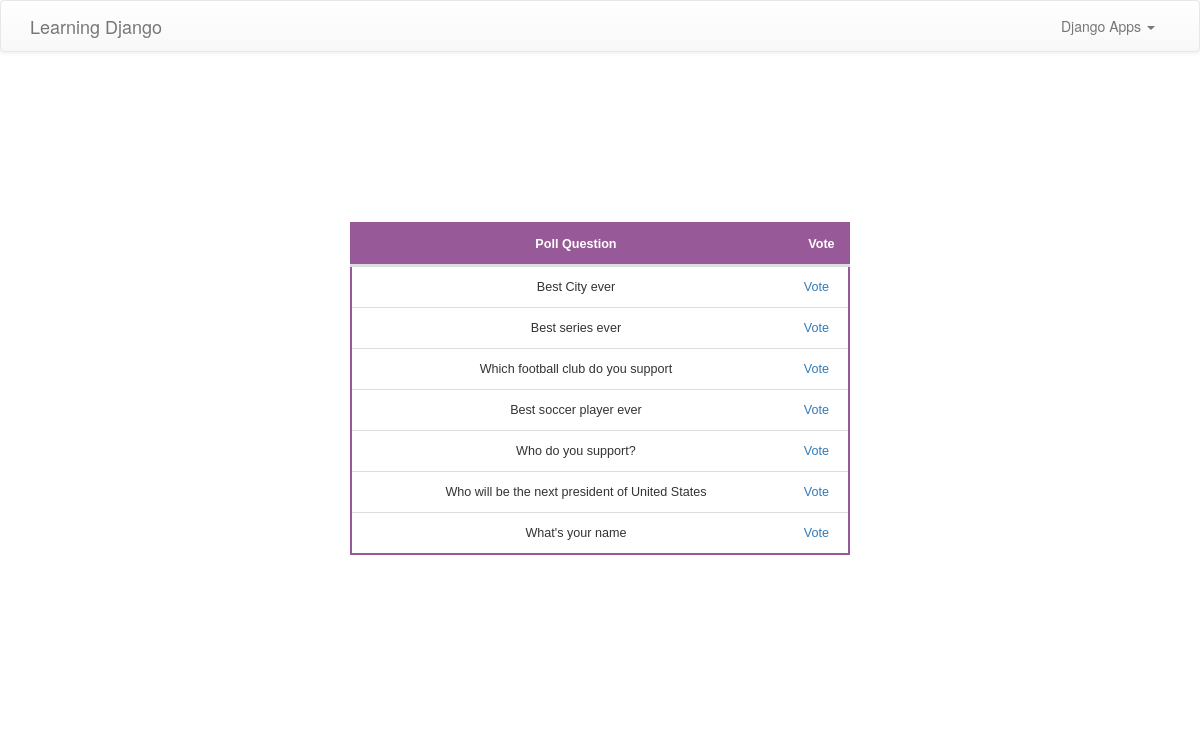
/polls/, run on an earlier commit of the app's database.
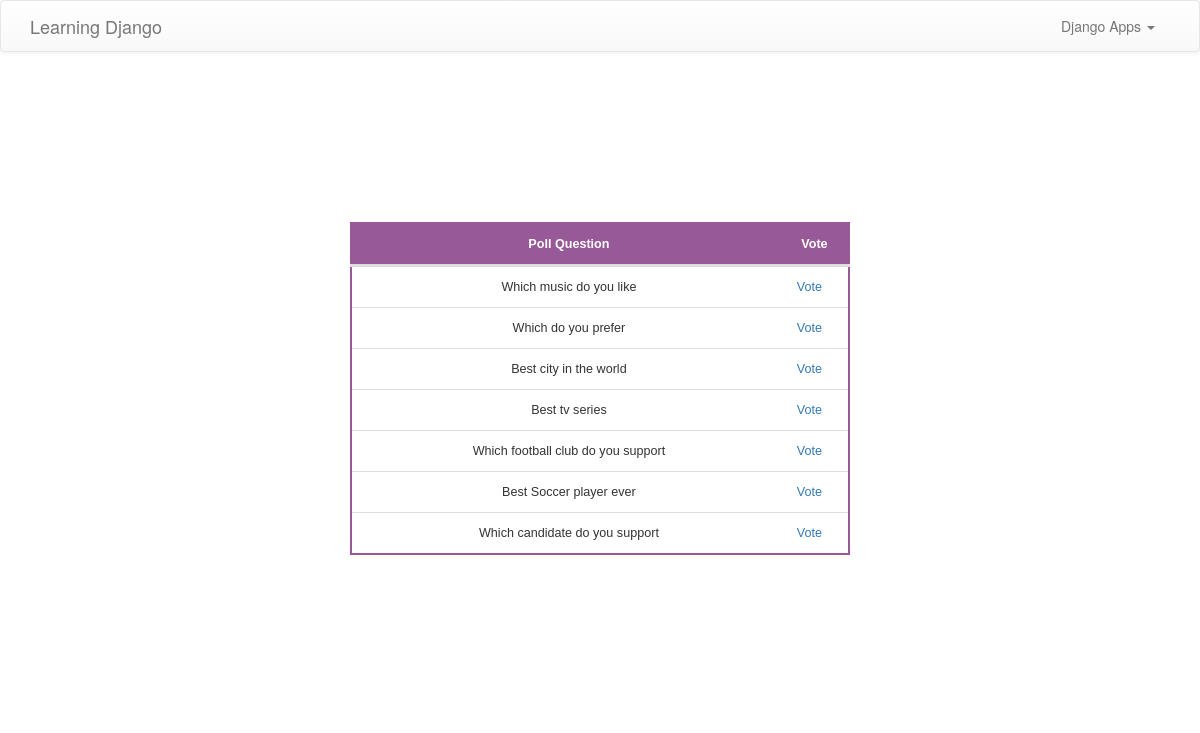
And on a later commit of the database.
### polls/models.py (models this page shows, shortened)
@python_2_unicode_compatible
class Question(models.Model):
	question_text = models.CharField(max_length=200)
	pub_date = models.DateTimeField('Date Published')

### polls/views.py (the view)
def index(request):
	latest_question_list = Question.objects.order_by('-pub_date')[:10]
	context = {
		'latest_question_list': latest_question_list
	}
	return render(request, 'polls/index.html', context)

### polls/templates/polls/index.html
{% extends 'polls/base.html' %}
{% block content %}
    <div class="container">
        {% if latest_question_list %}
            <table>
            <thead>
                <tr>
                    <th style="text-align: center">Poll Question</th>
                    <th style="text-align: center">Vote</th>
                </tr>
            </thead>
            <tbody>
                {% for question in latest_question_list %}
                    <tr>
                        <td>{{ question.question_text }}</td>
                        <td style="text-align: center"><a href="{% url 'polls:detail' question.id %}">Vote</a></td>
                    </tr>
                {% endfor %}
            </tbody>
            </table>
        {% else %}
            <p>No polls are available.</p>
        {% endif %}
    </div>
{% endblock content %}

### polls/templates/polls/base.html (shortened to what this page needs)
{% load staticfiles %}
<!DOCTYPE html>
<html lang="en">
<head>
    <link rel="stylesheet" href="https://maxcdn.bootstrapcdn.com/bootstrap/3.3.6/css/bootstrap.min.css">
    <link rel="stylesheet" href="https://maxcdn.bootstrapcdn.com/bootstrap/3.3.6/css/bootstrap-theme.min.css">
    <link href="{% static 'polls/style.css' %}" rel="stylesheet">
</head>
<body>
    <nav class="navbar navbar-default">
      <div class="container">
        <div class="navbar-header">
          <a class="navbar-brand" href="{% url 'home:index' %}">Learning Django</a>
        </div>
        <div id="navbar" class="navbar-collapse collapse">
            <ul class="nav navbar-nav navbar-right">
                <li class="dropdown">
                    <a href="#" class="dropdown-toggle" data-toggle="dropdown" role="button" aria-haspopup="true" aria-expanded="false">Django Apps <span class="caret"></span></a>
                </li>
            </ul>
        </div>
      </div>
    </nav>
    {% block content %}
    {% endblock content %}
</body>
</html>

### polls/static/polls/style.css (style rules this page uses)
* { margin: 0; padding: 0; box-sizing: border-box; }
table { color: #333; font-family: sans-serif; font-size: .9em; font-weight: 300; text-align: center; line-height: 40px; border-spacing: 0; border: 2px solid #975997; width: 500px; margin: 150px auto; }
thead tr:first-child { background: #975997; color: #fff; border: none; }
th { font-weight: bold; }
th:first-child, td:first-child { padding: 0 15px 0 20px; }
thead tr:last-child th { border-bottom: 3px solid #ddd; }
tbody tr:last-child td { border: none; }
tbody td { border-bottom: 1px solid #ddd; }
td:last-child { text-align: right; padding-right: 10px; }

What changed in the data, as far as the page shows it:
removed Question: question_text "Who will be the next president of United States"
removed Question: question_text "What's your name"
added Question: question_text "Which music do you like"
added Question: question_text "Which do you prefer"
changed Question: question_text "Best City ever" → "Best city in the world"
changed Question: question_text "Best series ever" → "Best tv series"
changed Question: question_text "Best soccer player ever" → "Best Soccer player ever"
changed Question: question_text "Who do you support?" → "Which candidate do you support"
